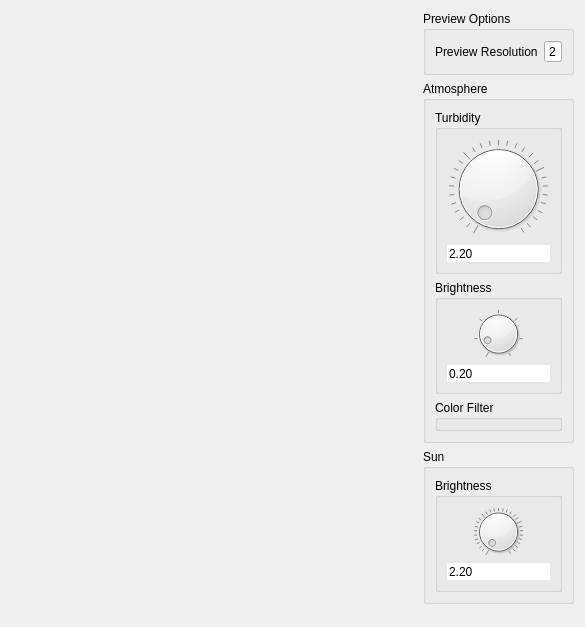
<?xml version="1.0" encoding="UTF-8"?>
<ui version="4.0">
 <class>qtsunskyeditor</class>
 <widget class="QWidget" name="qtsunskyeditor">
  <property name="geometry">
   <rect>
    <x>0</x>
    <y>0</y>
    <width>585</width>
    <height>536</height>
   </rect>
  </property>
  <property name="windowTitle">
   <string>QtSunSkyEditor</string>
  </property>
  <property name="styleSheet">
   <string notr="true">QWidget {
	background-color: rgb(90, 90, 90);
	color: rgb(255,255,255);
	border-width: 0px;
	border-style: solid;
	border-color: transparent;
	border-radius:5px;
}

QPushButton:disabled, 
QComboBox:disabled,
QSpinBox:disabled, 
QDoubleSpinBox:disabled {
	background-color: rgb(90, 90, 90);
	color: rgb(140,140,140);
	border-color: rgb(120,120,120)
}

QPushButton {
	border-width: 2px;
	border-color: rgb(150,150,150);
}
QLabel {
	border-color: transparent;
	color: rgb(170,170,170);
}

QGroupBox {
	background-color: qlineargradient(x1: 0, y1: 0, x2: 0, y2: 1,
                                       stop: 0 rgb(110, 110, 110), stop: 1 rgb(140, 130, 120));
	margin-top: 1.5ex; /* leave space at the top for the title */
	border-radius: 16px;
}
QGroupBox::title {
	subcontrol-origin: margin;
	subcontrol-position: top center; /* position at the top center */
	color: rgb(255, 193, 100);
}
QGroupBox &gt; QGroupBox::title {
	subcontrol-origin: margin;
	subcontrol-position: top center; /* position at the top center */
	color: rgb(200, 160, 90);
}
QGraphicsView, #previewScreen {
	background-color: qlineargradient(spread:pad, x1:0, y1:0, x2:0, y2:1,
             stop:0 rgb(108, 128, 108), 
             stop:1 rgb(0, 0, 0));
	border: 2px solid gray;
	border-radius: 5px;
	border-color: rgb(120, 120, 120);
	margin-top: 1ex; /* leave space at the top for the title */
}
</string>
  </property>
  <layout class="QGridLayout" name="gridLayout">
   <item row="0" column="0" rowspan="3">
    <widget class="QLabel" name="previewScreen">
     <property name="sizePolicy">
      <sizepolicy hsizetype="MinimumExpanding" vsizetype="MinimumExpanding">
       <horstretch>0</horstretch>
       <verstretch>0</verstretch>
      </sizepolicy>
     </property>
     <property name="minimumSize">
      <size>
       <width>256</width>
       <height>256</height>
      </size>
     </property>
     <property name="maximumSize">
      <size>
       <width>16777215</width>
       <height>16777215</height>
      </size>
     </property>
     <property name="sizeIncrement">
      <size>
       <width>0</width>
       <height>0</height>
      </size>
     </property>
     <property name="text">
      <string/>
     </property>
    </widget>
   </item>
   <item row="0" column="1">
    <layout class="QVBoxLayout" name="verticalLayout_3">
     <item>
      <widget class="QGroupBox" name="groupBox_3">
       <property name="sizePolicy">
        <sizepolicy hsizetype="Maximum" vsizetype="Maximum">
         <horstretch>0</horstretch>
         <verstretch>0</verstretch>
        </sizepolicy>
       </property>
       <property name="title">
        <string>Preview Options</string>
       </property>
       <layout class="QFormLayout" name="formLayout">
        <property name="fieldGrowthPolicy">
         <enum>QFormLayout::AllNonFixedFieldsGrow</enum>
        </property>
        <item row="0" column="0">
         <widget class="QLabel" name="label">
          <property name="text">
           <string>Preview Resolution</string>
          </property>
         </widget>
        </item>
        <item row="0" column="1">
         <widget class="QSpinBox" name="previewResolution">
          <property name="sizePolicy">
           <sizepolicy hsizetype="Maximum" vsizetype="Fixed">
            <horstretch>0</horstretch>
            <verstretch>0</verstretch>
           </sizepolicy>
          </property>
          <property name="buttonSymbols">
           <enum>QAbstractSpinBox::NoButtons</enum>
          </property>
          <property name="minimum">
           <number>1</number>
          </property>
          <property name="maximum">
           <number>4</number>
          </property>
          <property name="value">
           <number>2</number>
          </property>
         </widget>
        </item>
       </layout>
      </widget>
     </item>
     <item>
      <widget class="QGroupBox" name="groupBox_4">
       <property name="sizePolicy">
        <sizepolicy hsizetype="Preferred" vsizetype="Maximum">
         <horstretch>0</horstretch>
         <verstretch>0</verstretch>
        </sizepolicy>
       </property>
       <property name="title">
        <string>Atmosphere</string>
       </property>
       <layout class="QVBoxLayout" name="verticalLayout_4">
        <item>
         <widget class="QGroupBox" name="groupBox_2">
          <property name="sizePolicy">
           <sizepolicy hsizetype="Preferred" vsizetype="MinimumExpanding">
            <horstretch>0</horstretch>
            <verstretch>0</verstretch>
           </sizepolicy>
          </property>
          <property name="title">
           <string>Turbidity</string>
          </property>
          <property name="flat">
           <bool>false</bool>
          </property>
          <property name="checkable">
           <bool>false</bool>
          </property>
          <layout class="QVBoxLayout" name="verticalLayout_2" stretch="0,0">
           <item>
            <widget class="QDial" name="turbidityDial">
             <property name="sizePolicy">
              <sizepolicy hsizetype="Preferred" vsizetype="Preferred">
               <horstretch>0</horstretch>
               <verstretch>0</verstretch>
              </sizepolicy>
             </property>
             <property name="maximumSize">
              <size>
               <width>16777215</width>
               <height>16777215</height>
              </size>
             </property>
             <property name="mouseTracking">
              <bool>true</bool>
             </property>
             <property name="minimum">
              <number>165</number>
             </property>
             <property name="maximum">
              <number>4000</number>
             </property>
             <property name="notchTarget">
              <double>37.000000000000000</double>
             </property>
             <property name="notchesVisible">
              <bool>true</bool>
             </property>
            </widget>
           </item>
           <item>
            <widget class="QDoubleSpinBox" name="turbiditySpinBox">
             <property name="frame">
              <bool>false</bool>
             </property>
             <property name="buttonSymbols">
              <enum>QAbstractSpinBox::NoButtons</enum>
             </property>
             <property name="accelerated">
              <bool>false</bool>
             </property>
             <property name="minimum">
              <double>1.650000000000000</double>
             </property>
             <property name="maximum">
              <double>40.000000000000000</double>
             </property>
             <property name="singleStep">
              <double>0.100000000000000</double>
             </property>
             <property name="value">
              <double>2.200000000000000</double>
             </property>
            </widget>
           </item>
          </layout>
         </widget>
        </item>
        <item>
         <widget class="QGroupBox" name="groupBox_6">
          <property name="title">
           <string>Brightness</string>
          </property>
          <layout class="QVBoxLayout" name="verticalLayout_5">
           <item>
            <widget class="QDial" name="atmosphereIntensityDial">
             <property name="mouseTracking">
              <bool>true</bool>
             </property>
             <property name="minimum">
              <number>0</number>
             </property>
             <property name="maximum">
              <number>200</number>
             </property>
             <property name="value">
              <number>20</number>
             </property>
             <property name="notchTarget">
              <double>37.000000000000000</double>
             </property>
             <property name="notchesVisible">
              <bool>true</bool>
             </property>
            </widget>
           </item>
           <item>
            <widget class="QDoubleSpinBox" name="atmosphereIntensitySpinBox">
             <property name="styleSheet">
              <string notr="true"/>
             </property>
             <property name="frame">
              <bool>false</bool>
             </property>
             <property name="buttonSymbols">
              <enum>QAbstractSpinBox::NoButtons</enum>
             </property>
             <property name="accelerated">
              <bool>false</bool>
             </property>
             <property name="minimum">
              <double>0.000000000000000</double>
             </property>
             <property name="maximum">
              <double>2.000000000000000</double>
             </property>
             <property name="singleStep">
              <double>0.010000000000000</double>
             </property>
             <property name="value">
              <double>0.200000000000000</double>
             </property>
            </widget>
           </item>
          </layout>
         </widget>
        </item>
        <item>
         <widget class="QGroupBox" name="groupBox_7">
          <property name="title">
           <string>Color Filter</string>
          </property>
         </widget>
        </item>
       </layout>
      </widget>
     </item>
     <item>
      <widget class="QGroupBox" name="groupBox_5">
       <property name="title">
        <string>Sun</string>
       </property>
       <layout class="QVBoxLayout" name="verticalLayout_6">
        <item>
         <widget class="QGroupBox" name="groupBox">
          <property name="title">
           <string>Brightness</string>
          </property>
          <layout class="QVBoxLayout" name="verticalLayout">
           <item>
            <widget class="QDial" name="sunIntensityDial">
             <property name="mouseTracking">
              <bool>true</bool>
             </property>
             <property name="minimum">
              <number>165</number>
             </property>
             <property name="maximum">
              <number>4000</number>
             </property>
             <property name="notchTarget">
              <double>37.000000000000000</double>
             </property>
             <property name="notchesVisible">
              <bool>true</bool>
             </property>
            </widget>
           </item>
           <item>
            <widget class="QDoubleSpinBox" name="sunIntensitySpinBox">
             <property name="styleSheet">
              <string notr="true"/>
             </property>
             <property name="frame">
              <bool>false</bool>
             </property>
             <property name="buttonSymbols">
              <enum>QAbstractSpinBox::NoButtons</enum>
             </property>
             <property name="accelerated">
              <bool>false</bool>
             </property>
             <property name="minimum">
              <double>1.650000000000000</double>
             </property>
             <property name="maximum">
              <double>40.000000000000000</double>
             </property>
             <property name="singleStep">
              <double>0.100000000000000</double>
             </property>
             <property name="value">
              <double>2.200000000000000</double>
             </property>
            </widget>
           </item>
          </layout>
         </widget>
        </item>
       </layout>
      </widget>
     </item>
    </layout>
   </item>
  </layout>
 </widget>
 <resources/>
 <connections/>
</ui>
